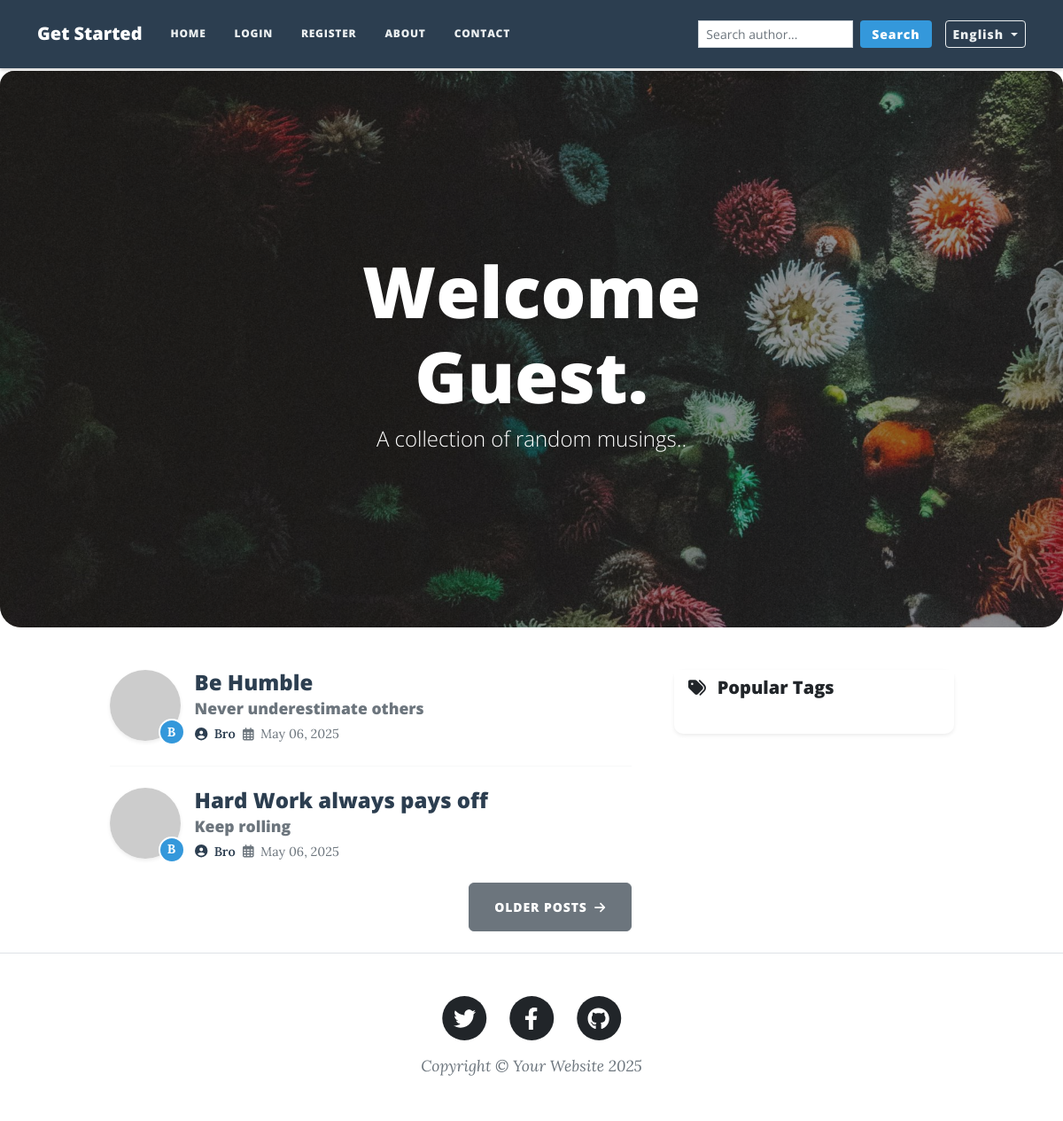
The page / on the database its author committed.
### main.py (models this page shows, shortened)
class BlogPost(db.Model):
    __tablename__ = "blog_posts"
    id: Mapped[int] = mapped_column(Integer, primary_key=True)
    author_id: Mapped[int] = mapped_column(Integer, db.ForeignKey("users.id"))
    author = relationship("User", back_populates="posts")
    title: Mapped[str] = mapped_column(String(250), unique=True, nullable=False)
    subtitle: Mapped[str] = mapped_column(String(250), nullable=False)
    date: Mapped[str] = mapped_column(String(250), nullable=False)
    body: Mapped[str] = mapped_column(Text, nullable=False)
    img_url: Mapped[str] = mapped_column(String(250), nullable=False)
    comments = relationship("Comment", back_populates="parent_post")
    likes = relationship("Like", back_populates="post", cascade="all, delete-orphan")
    tags = db.relationship('Tag', secondary=post_tags, backref=db.backref('posts', lazy='dynamic'))

class User(UserMixin, db.Model):
    __tablename__ = "users"
    id: Mapped[int] = mapped_column(Integer, primary_key=True)
    email: Mapped[str] = mapped_column(String(100), unique=True)
    password: Mapped[str] = mapped_column(String(100))
    name: Mapped[str] = mapped_column(String(100))
    confirmed = db.Column(db.Boolean, default=False)
    receive_notifications = db.Column(db.Boolean, default=True)
    profile_image = db.Column(db.String(250), nullable=True)
    receive_reply_notifications = db.Column(db.Boolean, default=True)
    posts = relationship("BlogPost", back_populates="author")
    comments = relationship("Comment", back_populates="comment_author")
    likes = relationship("Like", back_populates="user", cascade="all, delete-orphan")
    subscribed_tags = db.relationship('Tag', secondary='user_tag_subscriptions', backref='subscribers')

### main.py (the view)
@app.route('/')
def get_all_posts():
    result = db.session.execute(db.select(BlogPost))
    posts = result.scalars().all()
    return render_template("index.html", all_posts=posts, current_user=current_user, get_gravatar_url=get_gravatar_url)

### main.py (called while the page is built, shortened)
def get_locale():
    if 'lang' in request.args:
        if request.args['lang'] in app.config['LANGUAGES']:
            session['lang'] = request.args['lang']
            return request.args['lang']
    if 'lang' in session:
        return session['lang']
    return request.accept_languages.best_match(app.config['LANGUAGES'].keys())

def get_gravatar_url(email, size=100):
    email = email.strip().lower()
    hash_email = hashlib.md5(email.encode('utf-8')).hexdigest()
    return f"https://www.gravatar.com/avatar/{hash_email}?s={size}&d=retro"

@app.context_processor
def inject_tags():
    popular_tags = db.session.query(
        Tag,
        db.func.count(post_tags.c.post_id).label('count')
    ).join(post_tags).group_by(Tag).order_by(db.desc('count')).limit(20).all()
    tags_with_size = []
    return {'popular_tags': tags_with_size}

### templates/index.html (shortened to what this page needs)
{% include "header.html" %}
<header class="masthead rounded-bottom-4 rounded-top-4 overflow-hidden" style="background-image: url('../static/assets/img/home-bg.jpg')">
  <div class="container position-relative px-4 px-lg-5">
    <div class="row gx-4 gx-lg-5 justify-content-center">
      <div class="col-md-10 col-lg-8 col-xl-7">
        <div class="site-heading">
          <h1>
              {{ _("Welcome") }}
              {% if current_user.is_authenticated %}
                {{ current_user.name }}.
              {% else %}
                {{ _("Guest") }}.
              {% endif %}
          </h1>
          <span class="subheading">{{ _("A collection of random musings.") }}.</span>
        </div>
      </div>
    </div>
  </div>
</header>
<div class="container px-4 px-lg-5">
  <div class="row gx-4 gx-lg-5 justify-content-center">
    <div class="col-md-10 col-lg-8 col-xl-7">
      {% for post in all_posts %}
      <div class="post-preview d-flex align-items-start mb-4">
        <div class="author-avatar me-3 position-relative">
          <img class="rounded-circle shadow-sm"
               src="{% if post.author.profile_image %}
                    {{ url_for('static', filename='profile_pics/' + post.author.profile_image) }}
                    {% else %}
                    {{ get_gravatar_url(post.author.email, 80) }}
                    {% endif %}"
               style="width: 80px; height: 80px; object-fit: cover;">
          <div class="author-badge">{{ post.author.name|first|upper }}</div>
        </div>
        <div class="post-content">
          <a href="{{ url_for('show_post', post_id=post.id) }}" class="text-decoration-none">
            <h2 class="post-title mb-1">{{ post.title }}</h2>
            <h3 class="post-subtitle text-muted mb-2">{{ post.subtitle }}</h3>
          </a>
          <div class="author-info d-flex align-items-center">
            <span class="author-name me-2">
              <i class="fas fa-user-circle me-1"></i>
              <span class="fw-semibold">{{ post.author.name }}</span>
            </span>
            <span class="post-date text-muted">
              <i class="far fa-calendar-alt me-1"></i>
              {{ post.date }}
            </span>
          </div>
        </div>
      </div>
      {% if not loop.last %}
      <hr class="my-4 opacity-25" />
      {% endif %}
      {% endfor %}
      <div class="d-flex justify-content-end mb-4">
        <a class="btn btn-secondary text-uppercase" href="#!">
          {{ _('Older Posts') }} <i class="fas fa-arrow-right ms-1"></i>
        </a>
      </div>
    </div>
    <div class="col-lg-4 d-none d-lg-block">
      <div class="card mb-4 shadow-sm border-0">
        <div class="card-header bg-white border-0">
          <h5 class="mb-0"><i class="fas fa-tags me-2"></i> {{ _("Popular Tags") }}</h5>
        </div>
        <div class="card-body">
        </div>
      </div>
    </div>
  </div>
</div>
{% include "footer.html" %}

### templates/header.html (style rules this page uses)
body { padding-top: 80px; }

### templates/index.html (style rules this page uses)
.masthead { border-bottom-left-radius: 1.5rem !important; border-bottom-right-radius: 1.5rem !important; overflow: hidden; }
.author-avatar { position: relative; flex-shrink: 0; }
.author-badge { position: absolute; bottom: -5px; right: -5px; width: 30px; height: 30px; background-color: #3498db; color: white; border-radius: 50%; display: flex; align-items: center; justify-content: center; font-weight: bold; font-size: 0.9rem; border: 2px solid white; }
.author-info { font-size: 0.9rem; }
.author-name { color: #2c3e50; }
.post-title { font-size: 1.5rem; color: #2c3e50; transition: color 0.2s; }
.post-subtitle { font-size: 1.1rem; }
.col-lg-4 { display: none; }

### rows shown on the page
BlogPost: author.name|first "B", title "Be Humble", subtitle "Never underestimate others", author.name "Bro", date "May 06, 2025"
BlogPost: author.name|first "B", title "Hard Work always pays off", subtitle "Keep rolling", author.name "Bro", date "May 06, 2025"

### other values the page prints
{{ config['LANGUAGES'].get(session.get('lang', 'en'), 'English') }} "English"
